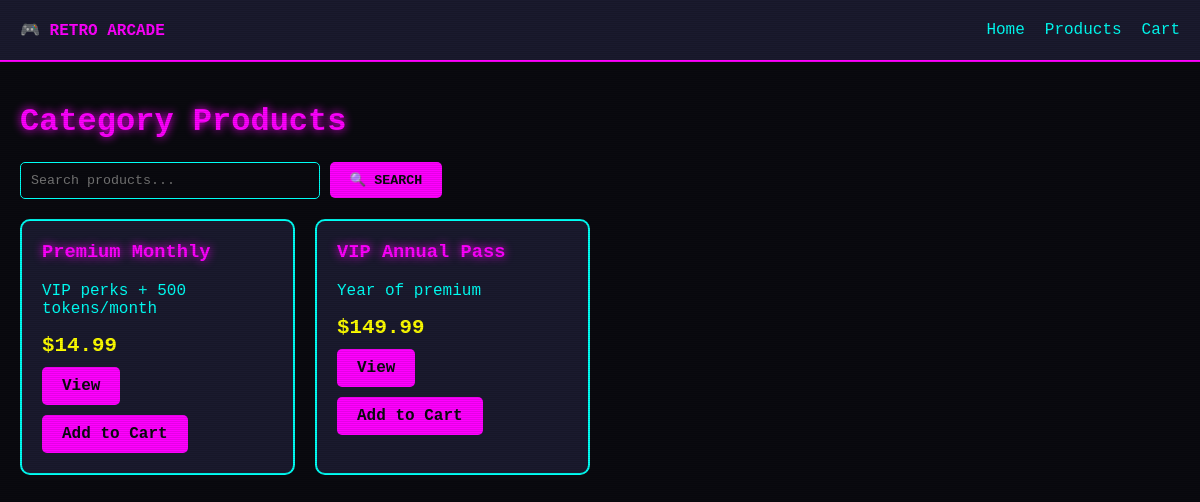
Page /php-app/pages/products/list.php?category=5 on the committed database.
### tables this page shows
CREATE TABLE IF NOT EXISTS products (
    id INT AUTO_INCREMENT PRIMARY KEY,
    name VARCHAR(255) NOT NULL,
    description TEXT,
    price DECIMAL(10,2) NOT NULL,
    category_id INT,
    image_url VARCHAR(500),
    stock INT DEFAULT 100,
    created_at TIMESTAMP DEFAULT CURRENT_TIMESTAMP
);

### php-app/config/database.php (called while the page is built, shortened)
<?php
$db_host = getenv('DB_HOST') ?: 'localhost';
$db_user = getenv('DB_USERNAME') ?: 'retro_arcade';
$db_pass = getenv('DB_PASSWORD') ?: 'retro_password';
$db_name = getenv('DB_DATABASE') ?: 'retro_arcade';
$conn = mysqli_connect($db_host, $db_user, $db_pass, $db_name);
function query($sql) {
    global $conn;
    $result = mysqli_query($conn, $sql);
    return $result;
}
function fetch_assoc($result) {
    return mysqli_fetch_assoc($result);
}
?>

### php-app/includes/helpers.php (called while the page is built, shortened)
<?php
function e($string) {
    return htmlspecialchars($string ?? '', ENT_QUOTES, 'UTF-8');
}
?>

### php-app/pages/products/list.php (the view, shortened to what this page needs)
<?php
require_once __DIR__ . '/../../includes/common.php';
$category = isset($_GET['category']) ? $_GET['category'] : null;
$search = isset($_GET['search']) ? $_GET['search'] : null;
if ($search) {
    $sql = "SELECT * FROM products WHERE name LIKE '%$search%' OR description LIKE '%$search%'";
    $page_title = "Search: " . e($search);
} elseif ($category) {
    $sql = "SELECT * FROM products WHERE category_id = $category";
    $page_title = "Category Products";
} else {
    $sql = "SELECT * FROM products";
    $page_title = "All Products";
}
$result = query($sql);
?>
<!DOCTYPE html>
<html lang="en">
<head>
    <link rel="stylesheet" href="/css/retro.css">
</head>
<body>
    <nav class="nav">
        <div style="font-weight:bold;color:#ff00ff;">🎮 RETRO ARCADE</div>
        <div><a href="/pages/index.php">Home</a><a href="/pages/products/list.php">Products</a><a href="/pages/cart.php">Cart</a></div>
    </nav>
    <div class="container">
        <h1><?= $page_title ?></h1>
        <form class="search-box" method="GET">
            <input type="text" name="search" placeholder="Search products..." value="<?= isset($_GET['search']) ? e($_GET['search']) : '' ?>">
            <button type="submit">🔍 SEARCH</button>
        </form>
        <div class="product-grid">
            <?php while ($p = fetch_assoc($result)): ?>
                <div class="product">
                    <h3><?= e($p['name']) ?></h3>
                    <p><?= e($p['description']) ?></p>
                    <div class="price">$<?= number_format($p['price'], 2) ?></div>
                    <a href="/pages/products/detail.php?id=<?= $p['id'] ?>" class="btn">View</a>
                    <a href="/pages/cart.php?action=add&id=<?= $p['id'] ?>" class="btn">Add to Cart</a>
                </div>
            <?php endwhile; ?>
        </div>
    </div>
</body>
</html>

### php-app/css/retro.css (style rules this page uses)
:root { --bg-dark: #0a0a0f; --bg-card: #1a1a2e; --neon-cyan: #00fff5; --neon-magenta: #ff00ff; --neon-yellow: #ffff00; --text-primary: #00fff5; --text-secondary: #ff00ff; --border-color: #00fff5; }
* { box-sizing: border-box; }
body { background: var(--bg-dark); color: var(--text-primary); font-family: 'Courier New', monospace; margin: 0; padding: 0; min-height: 100vh; }
body::before { content: ""; position: fixed; top: 0; left: 0; width: 100%; height: 100%; background: repeating-linear-gradient( 0deg, rgba(0, 0, 0, 0.1), rgba(0, 0, 0, 0.1) 1px, transparent 1px, transparent 2px ); pointer-events: none; z-index: 10000; }
h1, h2, h3 { text-shadow: 0 0 10px currentColor; }
h1 { color: var(--neon-magenta); }
h3 { color: var(--neon-cyan); }
a { color: var(--neon-cyan); text-decoration: none; transition: color 0.3s, text-shadow 0.3s; }
.btn, button { background: var(--neon-magenta); color: var(--bg-dark); border: none; padding: 10px 20px; cursor: pointer; font-family: inherit; font-weight: bold; border-radius: 5px; transition: all 0.3s; }
input, textarea, select { background: var(--bg-dark); border: 1px solid var(--neon-cyan); color: var(--neon-cyan); padding: 10px; font-family: inherit; border-radius: 5px; }
.nav { background: var(--bg-card); padding: 20px; border-bottom: 2px solid var(--neon-magenta); display: flex; justify-content: space-between; align-items: center; }
.price { color: var(--neon-yellow); font-size: 1.5em; font-weight: bold; }

### php-app/pages/products/list.php (style rules this page uses)
body { background: #0a0a0f; color: #00fff5; font-family: 'Courier New', monospace; margin: 0; padding: 0; }
.container { max-width: 1200px; margin: 0 auto; padding: 20px; }
.search-box { margin: 20px 0; }
.search-box input { padding: 10px; width: 300px; background: #0a0a0f; border: 1px solid #00fff5; color: #00fff5; }
.search-box button { padding: 10px 20px; background: #ff00ff; border: none; color: #0a0a0f; cursor: pointer; }
.product-grid { display: grid; grid-template-columns: repeat(auto-fill, minmax(250px, 1fr)); gap: 20px; }
.product { background: #1a1a2e; border: 2px solid #00fff5; padding: 20px; border-radius: 10px; }
.product h3 { color: #ff00ff; margin-top: 0; }
.price { color: #ffff00; font-size: 1.3em; font-weight: bold; }
.btn { display: inline-block; background: #ff00ff; color: #0a0a0f; padding: 10px 20px; text-decoration: none; margin-top: 10px; border-radius: 5px; }
.nav { background: #1a1a2e; padding: 20px; display: flex; justify-content: space-between; }
.nav a { color: #00fff5; text-decoration: none; margin-left: 20px; }

### rows in the picture
products: name "Premium Monthly", description "VIP perks + 500 tokens/month", price "14.99"
products: name "VIP Annual Pass", description "Year of premium", price "149.99"

### other values in the picture
$page_title "Category Products"
